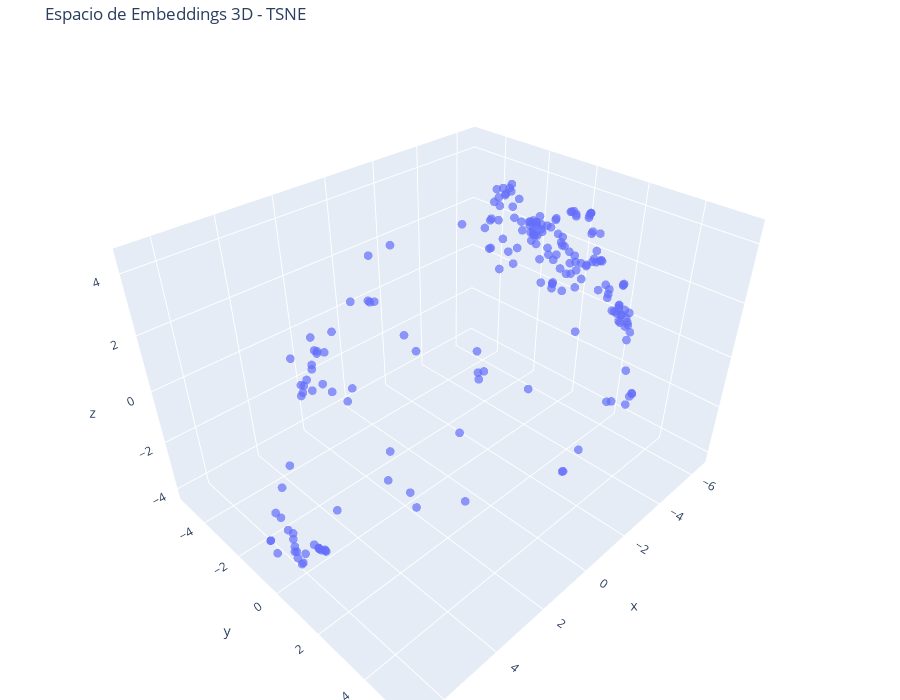

The notebook cell saved with this chart:
### Markdown cell above
**Visualización 3D:**

### Code cell
vecs_3d, labels_3d = reduce_dimensions(model, num_dimensions=3)
MAX_WORDS = 200

fig = px.scatter_3d(
    x=vecs_3d[:MAX_WORDS, 0],
    y=vecs_3d[:MAX_WORDS, 1],
    z=vecs_3d[:MAX_WORDS, 2],
    hover_name=labels_3d[:MAX_WORDS]
)

fig.update_traces(marker=dict(size=3, opacity=0.7))
fig.update_layout(
    title="Espacio de Embeddings 3D - TSNE",
    scene=dict(
        xaxis_title='x',
        yaxis_title='y',
        zaxis_title='z',
        bgcolor='white'
    ),
    margin=dict(l=0, r=0, b=0, t=40),
    height=700
)
fig.show()

### Figure 1 — Plotly figure (JSON) as saved in the notebook; plotly's stock layout.template omitted (floating-point values rounded to 4 significant figures; data arrays with more than 128 entries replaced by an {"elided": "..."} marker saying what was removed)
{"data": [{"hovertemplate": "<b>%{hovertext}</b><br><br>x=%{x}<br>y=%{y}<br>z=%{z}<extra></extra>", "hovertext": {"elided": "200 str values"}, "legendgroup": "", "marker": {"color": "#636efa", "opacity": 0.7, "size": 3, "symbol": "circle"}, "mode": "markers", "name": "", "scene": "scene", "showlegend": false, "type": "scatter3d", "x": {"elided": "200 float values"}, "y": {"elided": "200 float values"}, "z": {"elided": "200 float values"}}], "layout": {"height": 700, "legend": {"tracegroupgap": 0}, "margin": {"b": 0, "l": 0, "r": 0, "t": 40}, "scene": {"bgcolor": "white", "domain": {"x": [0, 1], "y": [0, 1]}, "xaxis": {"title": {"text": "x"}}, "yaxis": {"title": {"text": "y"}}, "zaxis": {"title": {"text": "z"}}}, "title": {"text": "Espacio de Embeddings 3D - TSNE"}}}
